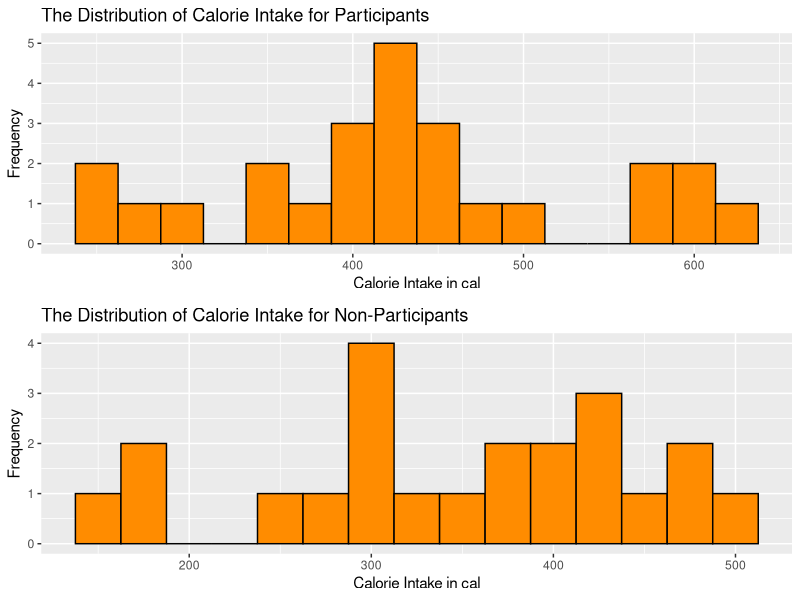

Reproduce this figure in R.
library(dplyr)
library(ggplot2)
library(gridExtra)

data <- read.csv("data.csv")

# (1) Summarize the data by whether children participated in the meal preparation 
# or not. Use an appropriately labelled table to show the results. Also include
# a graphical presentation that shows the distribution of calories for participants
# vs. non-participants. Describe the shape of each distribution and comment on 
# the similarity (or lack thereof) between the distributions in each population.
participant <- data %>%
  filter(Participant == "1")
non_participant <- data %>%
  filter(Participant == "0")

aggregate(CalorieIntake ~ Participant, data, summary)

p1 <- ggplot(participant, aes(x = CalorieIntake)) +
  geom_histogram(binwidth = 25, fill = "darkorange", color = "black") +
  labs(
    title = "The Distribution of Calorie Intake for Participants",
    x = "Calorie Intake in cal",
    y = "Frequency"
  )

p2 <- ggplot(non_participant, aes(x = CalorieIntake)) +
  geom_histogram(binwidth = 25, fill = "darkorange", color = "black") +
  labs(
    title = "The Distribution of Calorie Intake for Non-Participants",
    x = "Calorie Intake in cal",
    y = "Frequency"
  )

grid.arrange(p1, p2, ncol = 1)

# (2) Does the mean calorie consumption for those who participated in the meal 
# preparation differ from 425? Formally test at the level using the 5 steps 
# outlined in the module.

# Step 1: State the hypothesis:
# H0: mu = 425 (calorie intake for participants in the meal preparation is 425)
# H1: mu != 425 (calorie intake for participants in the meal preparation isn't 425)

# Step 2: Choose the significance level:
# alpha = 0.05

# Step 3: Compute the test statistic:
# Perform one-sample t-test:
t.test(data$CalorieIntake[data$Participant == 1], mu = 425)

# Step 4: Decision rule:
# Compare the p_value with the alpha

# Step 5: Conclusion:
# Failed to reject the null hypothesis!
print(
  "There is insufficient evidence to conclude that the mean calorie intake differs from 425."
)

# (3) Calculate a 90% confidence interval for the mean calorie intake for participants 
# in the meal preparation. Interpret the confidence interval.
sample_mean = mean(participant$CalorieIntake)
sample_sd = sd(participant$CalorieIntake)
sample_size = nrow(participant)
df <- sample_size - 1
t_critical <- qt(0.95, df)
margin_error <- t_critical * (sample_sd / sqrt(sample_size))

CI_lower <- sample_mean - margin_error
CI_upper <- sample_mean + margin_error

c(CI_lower, CI_upper)

cat(
  "We are 90% confident that the true mean calorie intake for participants in the",
  "meal preparation falls between",
  CI_lower, "and", CI_upper, "calories."
)

# (4) Formally test whether or not participants consumed more calories than 
# non-participants at the level using the 5 steps outlined in the module.
# AND
# (5) Are the assumptions of the test used in (4) met? How do you know?

# Step 1: State the hypothesis:
# H0: mu1 = mu2 (the mean of calorie intake for both categories are the same)
# H0: mu1 > mu2 (the mean of participant is bigger than non-participant)

# Step 2: Choose the significance level:
# alpha = 0.05

# Step 3: Compute the test statistic:
t.test(participant, non_participant, alternative = "greater", var.equal = FALSE)

# Step 4: Decision rule:
# Compare the p_value with alpha

# Conclusion:
# Failed to reject the null hypothesis!
cat(
  "At the 0.05 significance level, we failed to reject the null hypothesis.",
  "The p-value was greater than 0.05, indicating that the observed difference",
  "in calorie intake between participants and non-participants is not",
  "statistically significant. Thus, we do not have sufficient evidence to",
  "conclude that participants consumed more calories than non-participants."
)